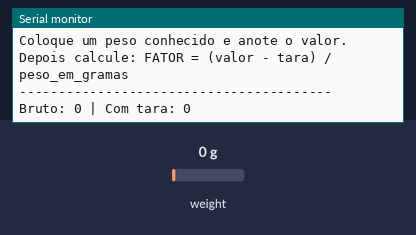
Simulated run of this sketch. Board: Arduino Uno, built with avr-gcc and run on an emulated ATmega328P. On the bench: the last lines printed to the serial monitor. The inputs (shaded band) are chosen by the test bench; at power-on: weight on the scale 0 g.

Above: at 6.2 s.
6.3 s: weight on the scale set to 100 g
At 6.3 s:
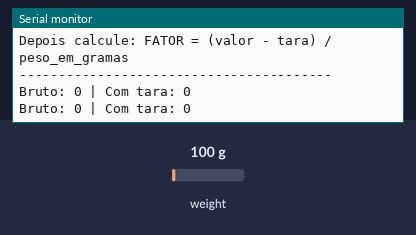
7.8 s: weight on the scale set to 1250 g
At 8.9 s:
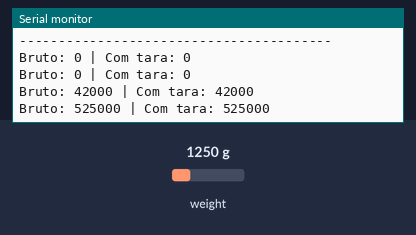
Timing chart, 0 to 10.8 s (numbered marks = the images above; inputs shaded):
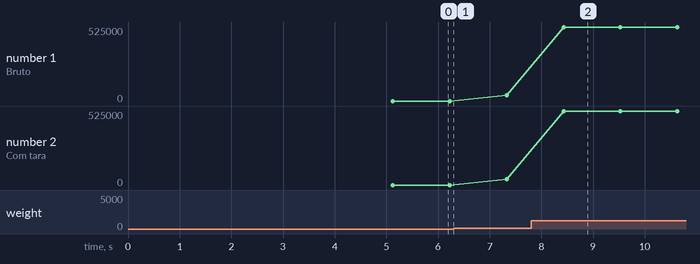

The sketch:

test_hx711.ino
```cpp
/*
 * Apiário Tech — Teste HX711
 *
 * Objetivo: Validar leitura bruta e calibração com carga conhecida.
 * Critério: Mede cargas conhecidas dentro da tolerância definida.
 *
 * Ligações:
 *   VCC → 3.3V (ou 5V conforme módulo)
 *   GND → GND
 *   DT  → GPIO 12 (ou outro)
 *   SCK → GPIO 13 (ou outro)
 *
 * Bibliotecas necessárias:
 *   - HX711 (por Bogdan Necula)
 *
 * Procedimento de calibração:
 *   1. Carregar o sketch sem peso na balança
 *   2. Anotar o valor de tara (offset)
 *   3. Colocar peso conhecido (ex.: 1 kg)
 *   4. Calcular fator de escala = (leitura - tara) / peso_conhecido
 *   5. Atualizar FATOR_ESCALA no código
 */

#include "HX711.h"

#define HX711_DT  12
#define HX711_SCK 13

HX711 balanca;

// Valores de calibração (ajustar após teste)
long TARA = 0;              // Valor sem peso
float FATOR_ESCALA = 1.0;   // Fator de conversão para gramas
bool calibrado = false;

void setup() {
  Serial.begin(115200);
  delay(2000);

  Serial.println();
  Serial.println("================================");
  Serial.println("TESTE HX711 — Apiário Tech");
  Serial.println("================================");
  Serial.println();

  Serial.println("A iniciar HX711...");
  balanca.begin(HX711_DT, HX711_SCK);

  if (!balanca.is_ready()) {
    Serial.println("⚠ HX711 não está pronto. A aguardar...");
    delay(1000);
  }

  Serial.println("✓ HX711 iniciado.");
  Serial.println();

  // Tara automática
  Serial.println("A calcular tara (sem peso na balança)...");
  Serial.println("Certifique-se de que não há peso na balança.");
  delay(2000);

  balanca.set_scale();
  TARA = balanca.read_average(10);
  balanca.set_offset(TARA);

  Serial.print("Tara: ");
  Serial.println(TARA);
  Serial.println();

  Serial.println("----------------------------------------");
  Serial.println("MODO: Leitura bruta");
  Serial.println("Coloque um peso conhecido e anote o valor.");
  Serial.println("Depois calcule: FATOR = (valor - tara) / peso_em_gramas");
  Serial.println("----------------------------------------");
}

void loop() {
  if (!balanca.is_ready()) {
    Serial.println("HX711 não está pronto...");
    delay(1000);
    return;
  }

  // Leitura bruta
  long leituraBruta = balanca.read();

  // Leitura com tara
  long comTara = leituraBruta - TARA;

  // Se calibrado, converter para gramas
  float gramas = 0;
  if (calibrado && FATOR_ESCALA != 1.0) {
    gramas = comTara / FATOR_ESCALA;
  }

  Serial.print("Bruto: ");
  Serial.print(leituraBruta);
  Serial.print(" | Com tara: ");
  Serial.print(comTara);

  if (calibrado) {
    Serial.print(" | Peso: ");
    Serial.print(gramas, 1);
    Serial.print(" g");
  }

  Serial.println();

  delay(1000);
}
```

Measured:
- after the input at 7.8 s, the serial monitor: prints a new line after 0.63 s (image 2)
- plotted number 1: 0 → 42000 after the input at 6.3 s, 42000 → 525000 after the input at 7.8 s
- plotted number 2: 0 → 42000 after the input at 6.3 s, 42000 → 525000 after the input at 7.8 s
